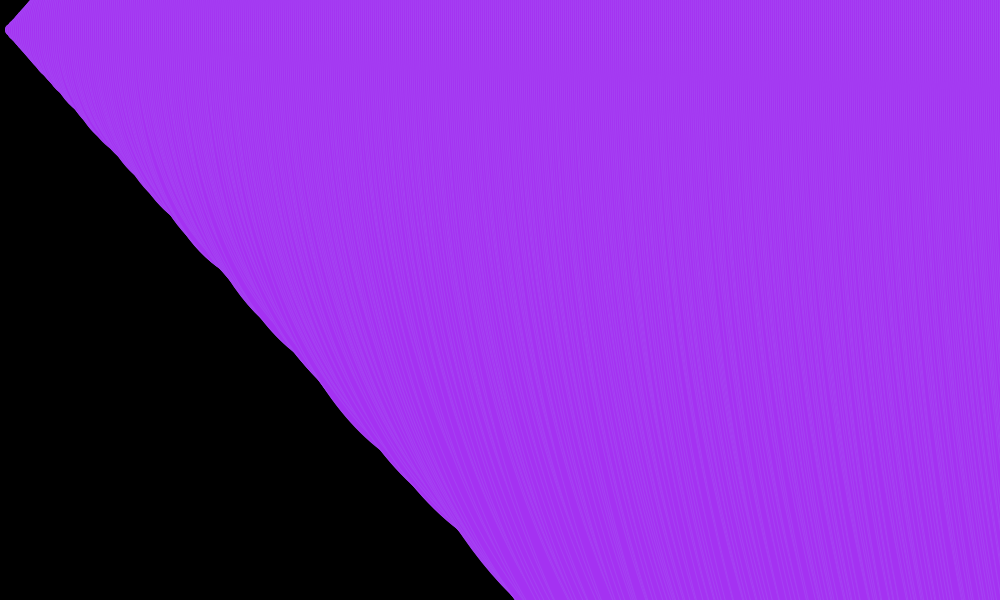
Frame 1 (no input)
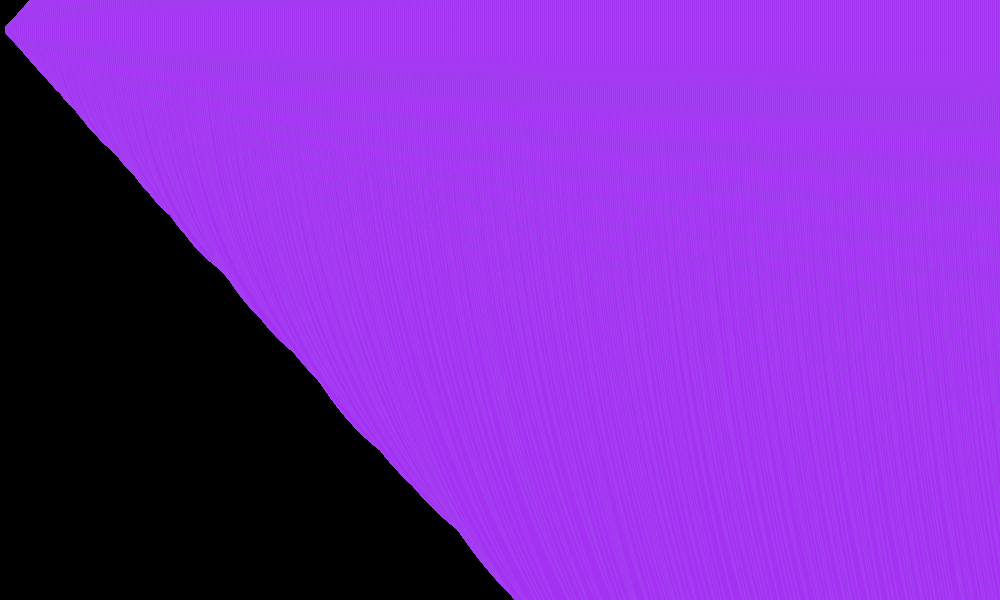
Frame 60 (the mouse pressed at the canvas centre just before this capture)
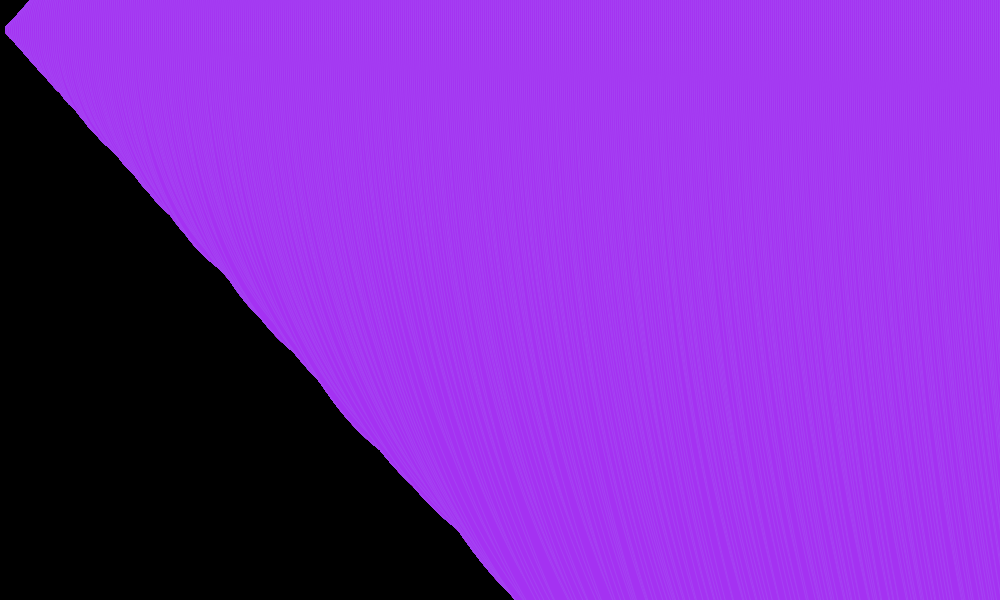
Frame 120 (the mouse held since frame 60 and released just before this capture)

The Processing sketch that drew these frames (run headless with seeded random() and noise(); from frame 60 on, the mouse is pressed at the canvas centre):

// Processing sketch: processing_163138
// ── processing_163138.pde



float r= random(255);
float g= random(255);
float b= random(255);
float xp=random(200,500);
float yp=random(200,500);

void setup(){
size(1000,600);

background(0);

}
void draw(){
  //scale(-0.1);
for (int x = 1000; x<60; x=x+10) {
  fill(150,200,b); 
  ellipse(xp,yp,x,random(height));
}

stroke(r,g,b);
fill(r,50,b); 
for (int x=10; x<2000; x=x+4) {
   
  float myPerlin = noise(float(x)/5)/4;
  float myY = map(myPerlin,2,1,9,x);
  ellipse(x,30,x,myY);
 
}

}
